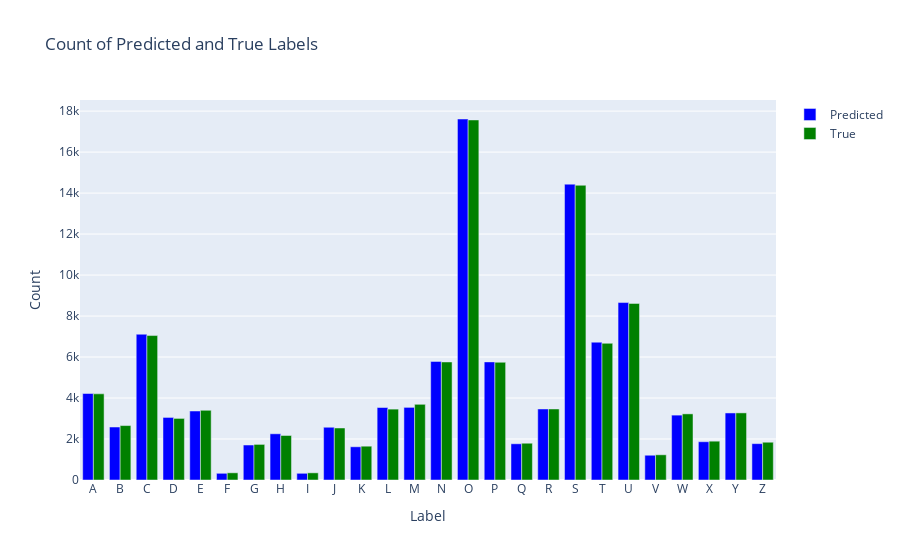

Notebook cell for this chart:
### Code cell
df2 = pd.DataFrame({'True Label': y_test, 'Predicted Label': y_predct[1]})
create_grouped_bar_chart(df2)

### Figure 1 — Plotly figure (JSON) as saved in the notebook; plotly's stock layout.template omitted (floating-point values rounded to 4 significant figures)
{"data": [{"marker": {"color": "blue"}, "name": "Predicted", "type": "bar", "x": ["A", "B", "C", "D", "E", "F", "G", "H", "I", "J", "K", "L", "M", "N", "O", "P", "Q", "R", "S", "T", "U", "V", "W", "X", "Y", "Z"], "y": [4221, 2585, 7113, 3053, 3367, 327, 1707, 2255, 327, 2574, 1621, 3537, 3544, 5786, 17615, 5763, 1768, 3466, 14436, 6726, 8658, 1208, 3166, 1868, 3271, 1774]}, {"marker": {"color": "green"}, "name": "True", "type": "bar", "x": ["A", "B", "C", "D", "E", "F", "G", "H", "I", "J", "K", "L", "M", "N", "O", "P", "Q", "R", "S", "T", "U", "V", "W", "X", "Y", "Z"], "y": [4204, 2656, 7048, 3005, 3402, 351, 1737, 2172, 350, 2538, 1650, 3459, 3694, 5760, 17569, 5744, 1794, 3466, 14381, 6671, 8616, 1230, 3227, 1894, 3275, 1843]}], "layout": {"barmode": "group", "title": {"text": "Count of Predicted and True Labels"}, "xaxis": {"title": {"text": "Label"}}, "yaxis": {"title": {"text": "Count"}}}}
